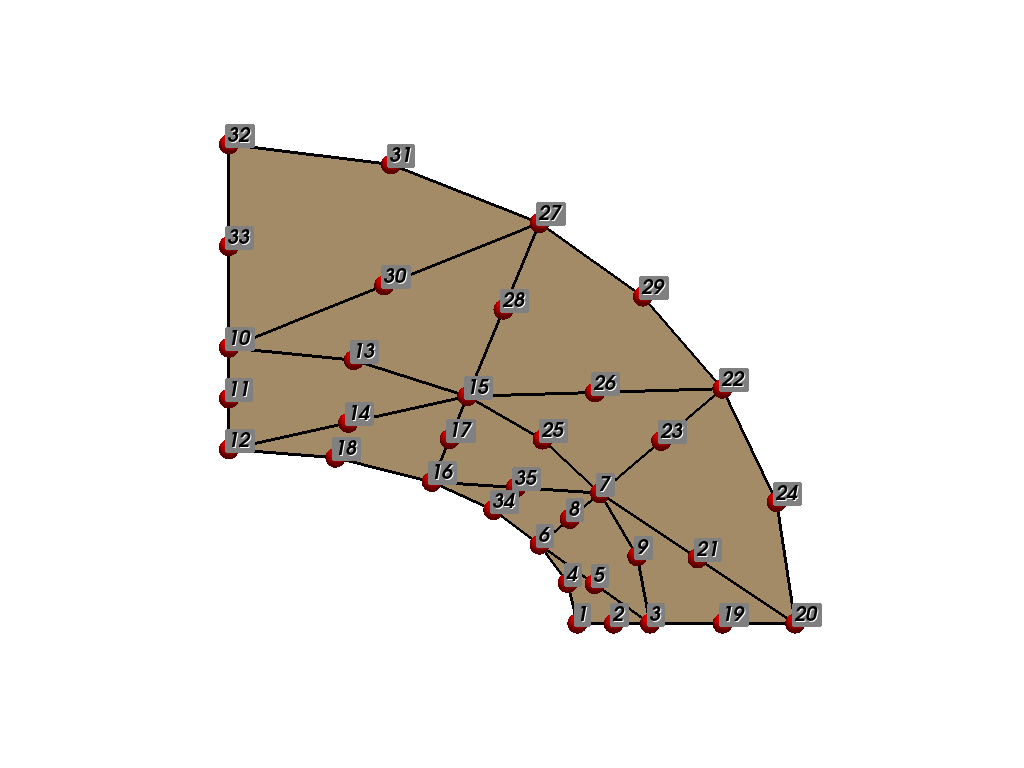

Python code for this plot:
import getfem as gf
import numpy as np
import pyvista as pv

pv.set_plot_theme("document")

mesh = gf.Mesh("empty", 2)
gt = gf.GeoTrans("GT_PK(2,2)")
x = [
    2.12968779,
    1.78302097,
    2.0,
    2.41700006,
    1.16499996,
    1.36939037,
    0.0,
    0.0,
    2.83276558,
    3.25,
    1.78299999,
    0.0,
    1.95635438,
    1.94499898,
    2.1000104,
    2.20849991,
    2.34407163,
    1.26719522,
    0.71696496,
    0.684695184,
    0.0,
    0.611832142,
    2.48122668,
    2.68984389,
    2.83349991,
    3.14396143,
    1.57619524,
    2.10107803,
    2.37534261,
    1.8002671,
    0.891499996,
    0.930445969,
    0.0,
    1.51729536,
    1.64734387,
]
y = [
    0.748563945,
    0.453000009,
    0.0,
    0.0,
    0.812830687,
    1.30441773,
    1.58299994,
    1.0,
    1.34800005,
    0.0,
    2.29920578,
    2.75,
    0.600781977,
    0.232905,
    0.226500005,
    0.0,
    0.385926574,
    1.05862427,
    1.51175106,
    1.15220881,
    1.29149997,
    0.952058494,
    1.04828203,
    0.374281973,
    0.0,
    0.696732461,
    1.80181181,
    1.32620883,
    1.87690723,
    1.05625403,
    1.94110286,
    2.63489246,
    2.16650009,
    0.651501119,
    0.780697346,
]

mesh.add_convex(
    gt,
    [[x[2], x[15], x[3], x[13], x[14], x[1]], [y[2], y[15], y[3], y[13], y[14], y[1]]],
)
mesh.add_convex(
    gt,
    [[x[0], x[12], x[1], x[16], x[14], x[3]], [y[0], y[12], y[1], y[16], y[14], y[3]]],
)
mesh.add_convex(
    gt,
    [[x[6], x[20], x[7], x[18], x[19], x[5]], [y[6], y[20], y[7], y[18], y[19], y[5]]],
)
mesh.add_convex(
    gt,
    [[x[4], x[17], x[5], x[21], x[19], x[7]], [y[4], y[17], y[5], y[21], y[19], y[7]]],
)
mesh.add_convex(
    gt,
    [[x[3], x[24], x[9], x[16], x[23], x[0]], [y[3], y[24], y[9], y[16], y[23], y[0]]],
)
mesh.add_convex(
    gt,
    [[x[8], x[22], x[0], x[25], x[23], x[9]], [y[8], y[22], y[0], y[25], y[23], y[9]]],
)
mesh.add_convex(
    gt,
    [[x[0], x[22], x[8], x[29], x[27], x[5]], [y[0], y[22], y[8], y[29], y[27], y[5]]],
)
mesh.add_convex(
    gt,
    [
        [x[10], x[26], x[5], x[28], x[27], x[8]],
        [y[10], y[26], y[5], y[28], y[27], y[8]],
    ],
)
mesh.add_convex(
    gt,
    [
        [x[5], x[26], x[10], x[18], x[30], x[6]],
        [y[5], y[26], y[10], y[18], y[30], y[6]],
    ],
)
mesh.add_convex(
    gt,
    [
        [x[10], x[31], x[11], x[30], x[32], x[6]],
        [y[10], y[31], y[11], y[30], y[32], y[6]],
    ],
)
mesh.add_convex(
    gt,
    [[x[1], x[12], x[0], x[33], x[34], x[4]], [y[1], y[12], y[0], y[33], y[34], y[4]]],
)
mesh.add_convex(
    gt,
    [[x[5], x[17], x[4], x[29], x[34], x[0]], [y[5], y[17], y[4], y[29], y[34], y[0]]],
)

mesh.save("coarse-triangle-2d.msh")
mesh.export_to_vtk("coarse-triangle-2d.vtk", "ascii")

mesh = pv.read("coarse-triangle-2d.vtk")

plotter = pv.Plotter()
plotter.add_mesh(mesh)
plotter.add_mesh(
    mesh.separate_cells().extract_feature_edges(),
    show_edges=True,
    line_width=3,
    color="black",
)
plotter.add_points(
    mesh.points, render_points_as_spheres=True, point_size=10.0, color="red"
)
plotter.show(cpos="xy", screenshot="coarse-triangle-2d.png")
